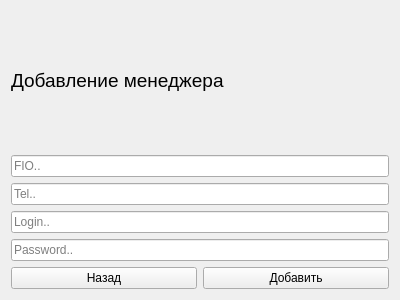
<?xml version="1.0" encoding="UTF-8"?>
<ui version="4.0">
 <class>Form</class>
 <widget class="QWidget" name="Form">
  <property name="geometry">
   <rect>
    <x>0</x>
    <y>0</y>
    <width>400</width>
    <height>300</height>
   </rect>
  </property>
  <property name="windowTitle">
   <string>Form</string>
  </property>
  <layout class="QHBoxLayout" name="horizontalLayout_2">
   <item>
    <layout class="QVBoxLayout" name="verticalLayout_2">
     <item>
      <layout class="QVBoxLayout" name="verticalLayout">
       <item>
        <widget class="QLabel" name="label">
         <property name="font">
          <font>
           <pointsize>14</pointsize>
           <weight>50</weight>
           <bold>false</bold>
          </font>
         </property>
         <property name="text">
          <string>Добавление менеджера</string>
         </property>
        </widget>
       </item>
       <item>
        <widget class="QLineEdit" name="lineEdit">
         <property name="text">
          <string/>
         </property>
         <property name="placeholderText">
          <string>FIO..</string>
         </property>
        </widget>
       </item>
       <item>
        <widget class="QLineEdit" name="lineEdit_2">
         <property name="placeholderText">
          <string>Tel..</string>
         </property>
        </widget>
       </item>
       <item>
        <widget class="QLineEdit" name="lineEdit_3">
         <property name="placeholderText">
          <string>Login..</string>
         </property>
        </widget>
       </item>
       <item>
        <widget class="QLineEdit" name="lineEdit_4">
         <property name="placeholderText">
          <string>Password..</string>
         </property>
        </widget>
       </item>
      </layout>
     </item>
     <item>
      <layout class="QHBoxLayout" name="horizontalLayout">
       <item>
        <widget class="QPushButton" name="pushButton_2">
         <property name="text">
          <string>Назад</string>
         </property>
        </widget>
       </item>
       <item>
        <widget class="QPushButton" name="pushButton">
         <property name="text">
          <string>Добавить</string>
         </property>
        </widget>
       </item>
      </layout>
     </item>
    </layout>
   </item>
  </layout>
 </widget>
 <resources/>
 <connections/>
</ui>
